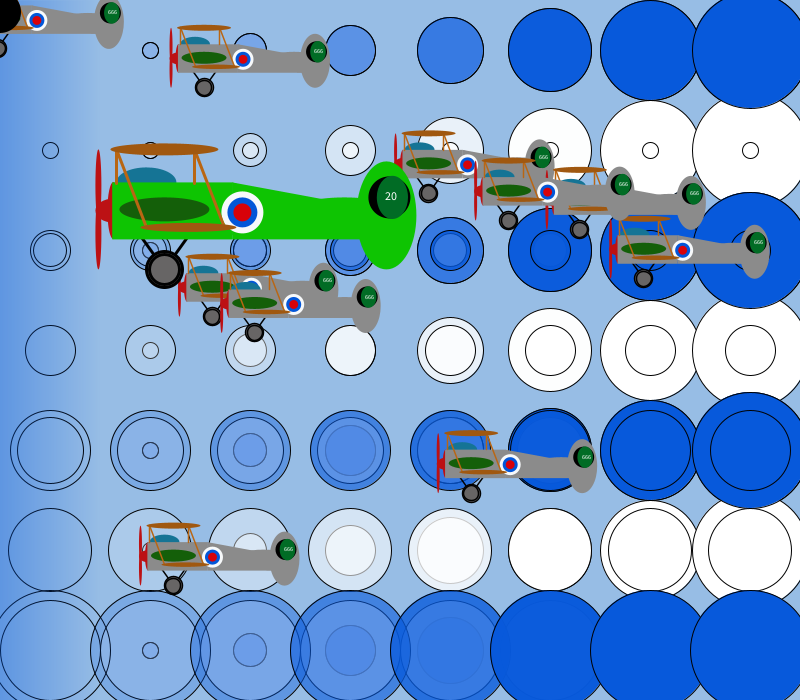
Frame 1 (no input)
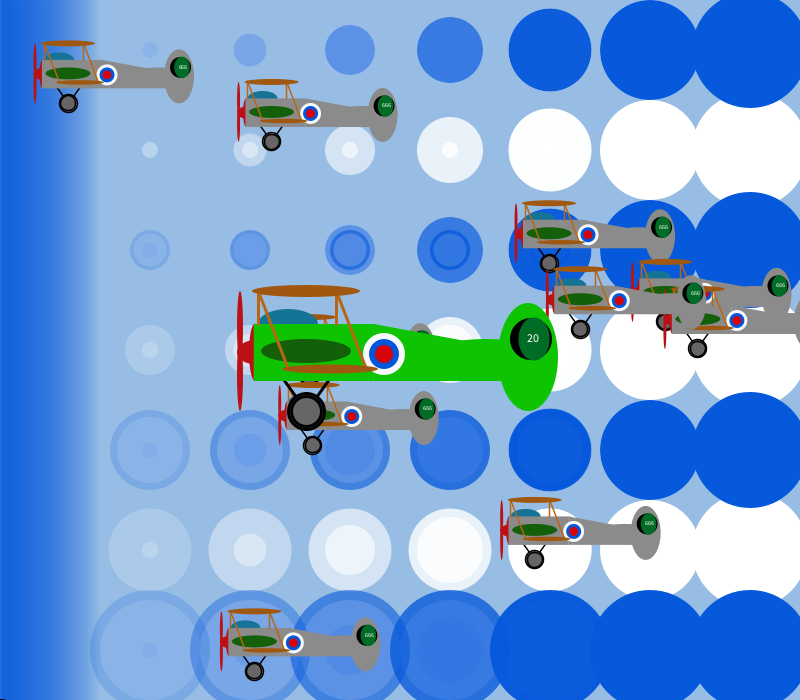
Frame 60 (the mouse pressed at the canvas centre just before this capture)
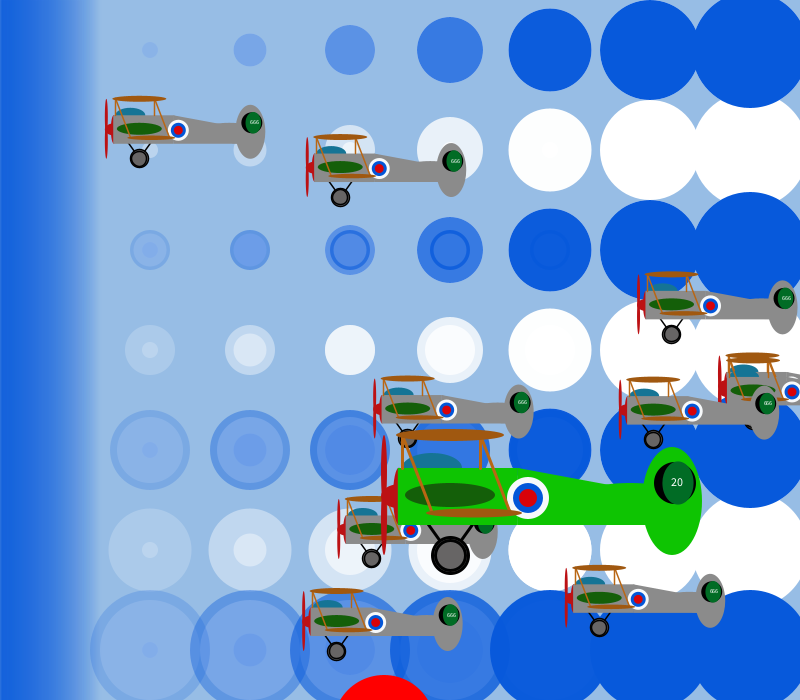
Frame 120 (the mouse held since frame 60 and released just before this capture)

The Processing sketch that drew these frames (run headless with seeded random() and noise(); from frame 60 on, the mouse is pressed at the canvas centre):

// Processing sketch: processing_97583
// ── processing_97583.pde

//variables
float posX, posY, velX, velY, velB, velE;
float colorB,color1,color2,color3;
float posXb, posYb, posYc;
float RbutX, RbutY;
float posB;
float exp, act1,act2;
float diana;

//matrixes
float[] posXc = new float[10];
float[] posYd = new float[10];
float[] velXc = new float[10];
float[] velYc = new float[10];


void setup(){
  size(800,700);
  
  //valores variables
  posX = width/2;
  posY = height/2;
  velX = 4;
  velY = 4;
  velB = 20;
  posYb = 0;
  colorB = 0;
  exp = 0;
  velE = 0;
  color1=255;
  color2=255;
  color3=255;
  act1=0;
  act2=act1-10;
  
  //valores matrixes
  for (int h=0; h < 10; h++) {
   
    posXc[h] = random(3*width);
    posYd[h] = random(3*height);
    velXc[h] = random(3,7);
    velYc[h] = random(3,7);
  }
}
 
void draw(){
   background (#97BDE5);
   
   //fondo nubes
   
   for (int i=0; i<800; i+= 100) for (int j=0; j<700; j+= 100){
     fill(255,255,255,i/2);
  float posV = i+50;
  float posC = j+50;
  float nub = i/6;
  ellipse(posV, posC, nub, nub);
   }
  for (int i=0; i<800; i+= 100) for (int j=0; j<700; j+= 200){
     fill(7,89,219,i/2);
  float posV = i+50;
  float posC = j+50;
  float nub = i/6;
  ellipse(posV, posC, nub, nub);
}
 for (int i=0; i<800; i+= 100) for (int j=0; j<700; j+= 100){
     fill(255,255,255,i/2);
  float posV = i+50;
  float posC = j+50;
  float nub = j/6;
  ellipse(posV, posC, nub, nub);
   }
  for (int i=0; i<800; i+= 100) for (int j=0; j<700; j+= 200){
     fill(7,89,219,i/2);
  float posV = i+50;
  float posC = j+50;
  float nub = j/5;
  ellipse(posV, posC, nub, nub);
}
for (int i=0; i<100; i+= 1) {
  stroke(7,89,219,100-i);
  line(i,0,i,height);
}



  //Posición
  posX = posX+velX;
  posY = posY+velY;
  //Posición bomba
  posXb = posX+velB;
  posYb = posYb+velB;
  exp = exp+velE;
  
  
  //avions
  scale (0.3);
    for (int h=0; h < 10; h++) {
  //posicion matrixes
  posXc[h] = posXc[h] + velXc[h];
    posYd[h] = posYd[h] + velYc[h];
    //condiciones matrixes
  if ( posXc[h] >width*4) {
      posXc[h] = posXc[h]-3500;
    }
     if (posYd[h] < 0+50 || posYd[h] > height*3+150) {
      velYc[h] = -velYc[h];
    }
    

//Avión(los grises)
 float centreX = -280;
  float centrey = -205;
   
 
  
  
   
  //helix 1
fill (#BC1114);
ellipse (posXc[h]+centreX+65,posYd[h]+centrey+202,20,95);
ellipse (posXc[h]+centreX+65,posYd[h]+centrey+202,60,40);
  
 //Roda 
strokeWeight (5);
stroke (1);
line (posXc[h]+centreX+100,posYd[h]+centrey+230,posXc[h]+centreX+150,posYd[h]+centrey+300);
line (posXc[h]+centreX+200,posYd[h]+centrey+230,posXc[h]+centreX+150,posYd[h]+centrey+300);
fill (#676565);
ellipse (posXc[h]+centreX+150,posYd[h]+centrey+300,60,60);
ellipse (posXc[h]+centreX+150,posYd[h]+centrey+300,50,50);
noStroke ();
fill (#157495);
ellipse (posXc[h]+centreX+120,posYd[h]+centrey+155,100,50);

  
  
  
  
 //cos avio
  
fill (#8B8B8B);
triangle (posXc[h]+centreX+263,posYd[h]+centrey+155,posXc[h]+centreX+263,posYd[h]+centrey+250,posXc[h]+centreX+560,posYd[h]+centrey+250);
triangle (posXc[h]+centreX+263,posYd[h]+centrey+155,posXc[h]+centreX+263,posYd[h]+centrey+243,posXc[h]+centreX+560,posYd[h]+centrey+210);
rect (posXc[h]+centreX+560,posYd[h]+centrey+210,-100,39);
rect (posXc[h]+centreX+263,posYd[h]+centrey+155,-200,95);
ellipse (posXc[h]+centreX+520,posYd[h]+centrey+210,100,180);
ellipse (posXc[h]+centreX+450,posYd[h]+centrey+210,200,60);
  
 
noCursor ();
  
 //diana
  
noStroke ();
fill (#F7F9FA);
ellipse (posXc[h]+centreX+280,posYd[h]+centrey+205,70,70);
fill (#0256D8);
ellipse (posXc[h]+centreX+280,posYd[h]+centrey+205,50,50);
fill (#D80209);
ellipse (posXc[h]+centreX+280,posYd[h]+centrey+205,30,30);
  
 //decoracio
noStroke ();
fill (#145F09);
ellipse (posXc[h]+centreX+150,posYd[h]+centrey+200,150,40);
  
  //ales
strokeWeight (5);
stroke (1);
stroke (#B96613);
line (posXc[h]+centreX+120,posYd[h]+centrey+230,posXc[h]+centreX+70,posYd[h]+centrey+100);
line (posXc[h]+centreX+250,posYd[h]+centrey+230,posXc[h]+centreX+200,posYd[h]+centrey+100);
line (posXc[h]+centreX+70,posYd[h]+centrey+156,posXc[h]+centreX+70,posYd[h]+centrey+100);
line (posXc[h]+centreX+200,posYd[h]+centrey+156,posXc[h]+centreX+200,posYd[h]+centrey+100);
noStroke ();
fill (#A05810);
ellipse (posXc[h]+centreX+190,posYd[h]+centrey+230,160,15);
ellipse (posXc[h]+centreX+150,posYd[h]+centrey+100,180,20);
fill (0);
ellipse (posXc[h]+centreX+525,posYd[h]+centrey+180,70,70);
fill (#016C25);
ellipse (posXc[h]+centreX+530,posYd[h]+centrey+180,52,72);
  
textSize(20);
fill(255);
text("666", posXc[h]+centreX+518, posYd[h]+centrey+185);
  
//helix 2
fill (#BC1114);
ellipse (posXc[h]+centreX+40,posYd[h]+centrey+160,10,120);
ellipse (posXc[h]+centreX+40,posYd[h]+centrey+240,10,120);

    }

    
   
  //Avión
 float centreX = -280;
  float centrey = -205;
   
  scale(2);
  
  //ametralladora
noStroke ();
fill (255,255,0);
for(int a=0; a > -1600; a-=50){
float velAm = posX-random (1600);
float velAn = posY;
ellipse (velAm,velAn,act1,act2);
}
   
  //helix 1
fill (#BC1114);
ellipse (posX+centreX+65,posY+centrey+202,20,95);
ellipse (posX+centreX+65,posY+centrey+202,60,40);
  
 //Roda 
strokeWeight (5);
stroke (1);
line (posX+centreX+100,posY+centrey+230,posX+centreX+150,posY+centrey+300);
line (posX+centreX+200,posY+centrey+230,posX+centreX+150,posY+centrey+300);
fill (#676565);
ellipse (posX+centreX+150,posY+centrey+300,60,60);
ellipse (posX+centreX+150,posY+centrey+300,50,50);
noStroke ();
fill (#157495);
ellipse (posX+centreX+120,posY+centrey+155,100,50);

  
  
  
  //bomba
  
  posB = posYc+centrey+205+posYb;
noStroke ();
fill (colorB,0,0);
ellipse (RbutX+centreX+280,posB,70+exp,70+exp);
  
  
 //cos avio
  
fill (#0EC402);
triangle (posX+centreX+263,posY+centrey+155,posX+centreX+263,posY+centrey+250,posX+centreX+560,posY+centrey+250);
triangle (posX+centreX+263,posY+centrey+155,posX+centreX+263,posY+centrey+243,posX+centreX+560,posY+centrey+210);
rect (posX+centreX+560,posY+centrey+210,-100,39);
rect (posX+centreX+263,posY+centrey+155,-200,95);
ellipse (posX+centreX+520,posY+centrey+210,100,180);
ellipse (posX+centreX+450,posY+centrey+210,200,60);
  
 
noCursor ();
  
 //diana
  
noStroke ();
fill (#F7F9FA);
ellipse (posX+centreX+280,posY+centrey+205,70,70);
fill (#0256D8);
ellipse (posX+centreX+280,posY+centrey+205,50,50);
fill (#D80209);
ellipse (posX+centreX+280,posY+centrey+205,30,30);
  
 //decoracio
noStroke ();
fill (#145F09);
ellipse (posX+centreX+150,posY+centrey+200,150,40);
  
  //ales
strokeWeight (5);
stroke (1);
stroke (#B96613);
line (posX+centreX+120,posY+centrey+230,posX+centreX+70,posY+centrey+100);
line (posX+centreX+250,posY+centrey+230,posX+centreX+200,posY+centrey+100);
line (posX+centreX+70,posY+centrey+156,posX+centreX+70,posY+centrey+100);
line (posX+centreX+200,posY+centrey+156,posX+centreX+200,posY+centrey+100);
noStroke ();
fill (#A05810);
ellipse (posX+centreX+190,posY+centrey+230,160,15);
ellipse (posX+centreX+150,posY+centrey+100,180,20);
fill (0);
ellipse (posX+centreX+525,posY+centrey+180,70,70);
fill (#016C25);
ellipse (posX+centreX+530,posY+centrey+180,52,72);
  
textSize(20);
fill(255);
text("20", posX+centreX+518, posY+centrey+185);
  
//helix 2
fill (#BC1114);
ellipse (posX+centreX+40,posY+centrey+160,10,120);
ellipse (posX+centreX+40,posY+centrey+240,10,120);




 
 
  //condición X (pos+color)
  if((posX<240)||(posX>2*width-520)){
    velX = -velX;
  }
   if((posX<0)||(posX>width)){
    color1 = -255;
  }
   if((posX<width)||(posX>2*width)){
    color1 = 0;
  }
    //Condición Y (pos+color)
  if((posY<110)||(posY>2*height-330)){
    velY = -velY;
  
  }
    //Condición B
  if((posB>1200)){
    velB = 0;
    
  }
  //Condición C
  if((velB==0)){
    colorB = 255;
    velE = 4;
  }
  //Condición D
  if((exp>=100)||posB<=1200){
     
    velE = 0;
  }
 
  
}
void mousePressed() {
  if (RbutX == posX) {
    RbutX = posX;
  } else {
    RbutX = posX;
  }
  if (posYb == posYb) {
    posYb = 0;
  } else {
    posYb = posYb;
  }
  if (posYc == posY) {
    posYc = posY;
  } else {
    posYc = posY;
  }
  if (velB == 20) {
    velB = 20;
  } else {
    velB = 20;
  }
  if (colorB == 0) {
    colorB = 0;
  } else {
    colorB = 0;
  }
  if (exp == 0) {
    exp = 0;
  } else {
    exp = 0;
  }
 
}
void keyPressed() {
   if (act1 == 20) {
    act1 = 0;
  } else {
    act1 = 20;
  }
}
